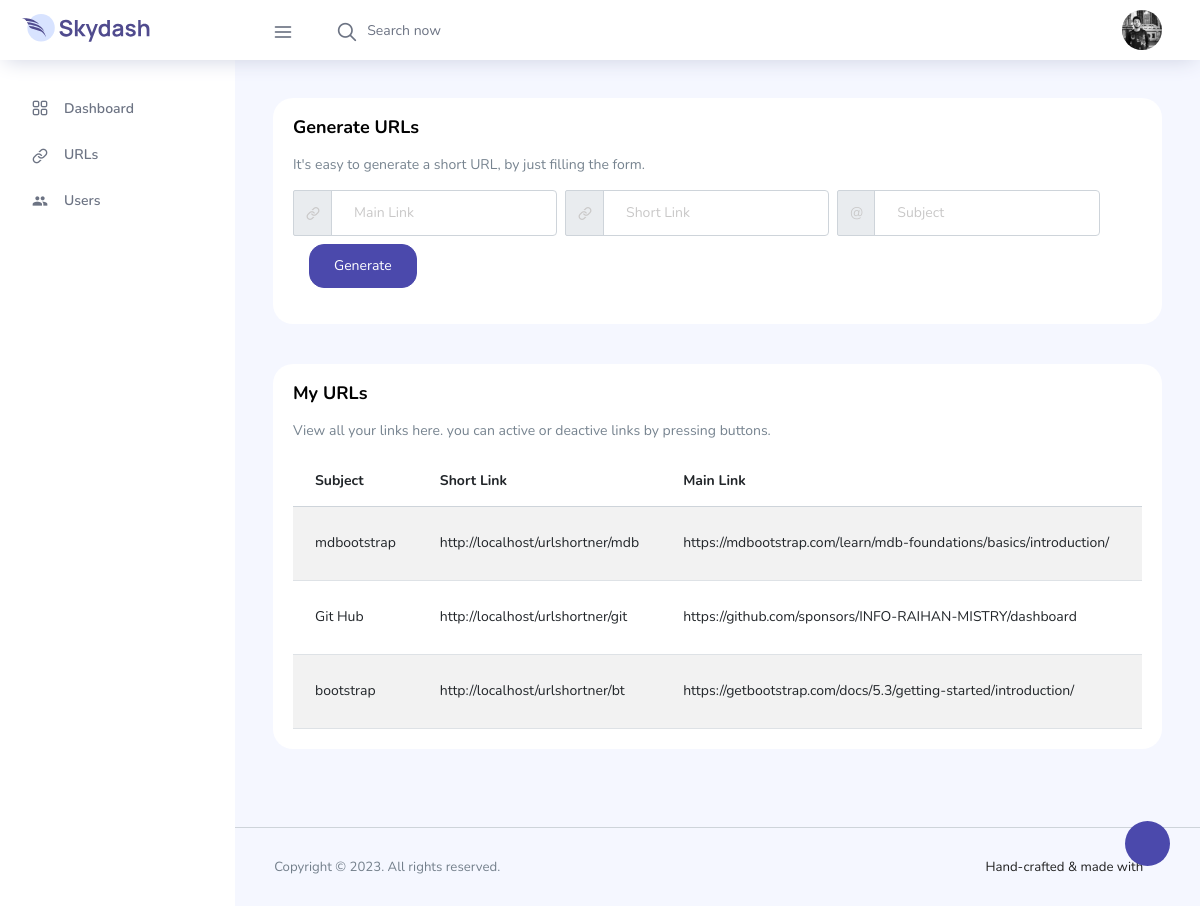
The app's page /admin/urls.php (signed in) with its own data.
### tables this page shows
CREATE TABLE `users` (
  `id` int(250) NOT NULL,
  `name` varchar(100) NOT NULL,
  `email` varchar(250) NOT NULL,
  `image` varchar(250) NOT NULL,
  `password` varchar(100) NOT NULL,
  `cpassword` varchar(100) NOT NULL,
  `date` datetime NOT NULL DEFAULT current_timestamp(),
  `role` varchar(100) NOT NULL DEFAULT 'user'
);

CREATE TABLE `urls` (
  `id` int(250) NOT NULL,
  `email` varchar(250) NOT NULL,
  `main_link` varchar(250) NOT NULL,
  `short` varchar(250) NOT NULL,
  `text` varchar(250) NOT NULL,
  `hit_count` int(250) NOT NULL,
  `status` tinyint(4) NOT NULL DEFAULT 1,
  `date` date NOT NULL DEFAULT current_timestamp()
);

### admin/urls.php (the view, shortened to what this page needs)
<?php
  require_once'./components/header.php';
?>
      <div class="main-panel">
        <div class="content-wrapper">
          <div class="row">
            <div class="col-12 grid-margin stretch-card">
              <div class="card">
                <div class="card-body">
                  <h4 class="card-title">Generate URLs</h4>
                  <p class="card-description">
                    It's easy to generate a short URL, by just filling the form.
                  </p>
                  <form class="form-inline" method="post" action="">
                    <div class="input-group mb-2 mr-sm-2">
                      <div class="input-group-prepend">
                        <div class="input-group-text"><i class="icon-link menu-icon"></i></div>
                      </div>
                      <input type="link" name="main_link" class="form-control" id="inlineFormInputGroupUsername2" placeholder="Main Link">
                    </div>
                    <div class="input-group mb-2 mr-sm-2">
                      <div class="input-group-prepend">
                        <div class="input-group-text"><i class="icon-link menu-icon"></i></div>
                      </div>
                      <input type="link" name="short_link" class="form-control" id="inlineFormInputGroupUsername2" placeholder="Short Link">
                    </div>
                    <div class="input-group mb-2 mr-sm-2">
                      <div class="input-group-prepend">
                        <div class="input-group-text">@</div>
                      </div>
                      <input type="text" name="text" class="form-control" id="inlineFormInputGroupUsername2" placeholder="Subject">
                    </div>
                    <button type="submit" name="generate" class="btn btn-primary mb-3 mx-3">Generate</button>
                  </form>
                </div>
              </div>
            </div>
            <div class="col-lg-12 grid-margin stretch-card">
              <div class="card">
                <div class="card-body">
                  <h4 class="card-title">My URLs</h4>
                  <p class="card-description">
                    View all your links here. you can active or deactive links by pressing buttons.
                  </p>
                  <div class="table-responsive">
                    <table class="table table-striped">
                      <thead>
                        <tr>
                          <th>Subject</th>
                          <th>Short Link</th>
                          <th>Main Link</th>
                          <th>Date</th>
                        </tr>
                      </thead>
                      <tbody>
                        <?php
                          $email = $_SESSION['email'];
                          $selectQuery = mysqli_query($conn, "SELECT * FROM `urls` WHERE email = '$email'");
                          while ($result = mysqli_fetch_assoc($selectQuery)) {
                            ?>
                            <tr>
                              <td><?php echo($result['text']); ?></td>
                              <td>http://localhost/urlshortner/<?php echo($result['short']); ?></td>
                              <td><?php echo($result['main_link']); ?></td>
                              <td><?php echo($result['date']); ?></td>
                            </tr>
                            <?php
                          }
                        ?>
                      </tbody>
                    </table>
                  </div>
                </div>
              </div>
            </div>
          </div>
        </div>
<?php
  require_once'./components/footer.php';
?>

### admin/components/header.php (shortened to what this page needs)
<?php
  include'../connection.php';
  $email = $_SESSION['email'];
  $selectQuery = mysqli_query($conn, "SELECT * FROM `users` WHERE email = '$email'");
  $result = mysqli_fetch_assoc($selectQuery);
?>
<!DOCTYPE html>
<html lang="en">
<head>
  <link rel="stylesheet" href="vendors/feather/feather.css">
  <link rel="stylesheet" href="vendors/ti-icons/css/themify-icons.css">
  <link rel="stylesheet" href="vendors/css/vendor.bundle.base.css">
  <link href="https://cdn.jsdelivr.net/npm/bootstrap@5.3.0-alpha1/dist/css/bootstrap.min.css" rel="stylesheet">
  <link rel="stylesheet" href="vendors/datatables.net-bs4/dataTables.bootstrap4.css">
  <link rel="stylesheet" href="vendors/ti-icons/css/themify-icons.css">
  <link rel="stylesheet" type="text/css" href="js/select.dataTables.min.css">
  <link rel="stylesheet" href="vendors/mdi/css/materialdesignicons.min.css">
  <link rel="stylesheet" href="css/vertical-layout-light/style.css">
</head>
<body>
  <div class="container-scroller">
    <nav class="navbar col-lg-12 col-12 p-0 fixed-top d-flex flex-row">
      <div class="text-center navbar-brand-wrapper d-flex align-items-center justify-content-center">
        <a class="navbar-brand brand-logo mr-5" href="index.html"><img src="images/logo.svg" class="mr-2" alt="logo"/></a>
      </div>
      <div class="navbar-menu-wrapper d-flex align-items-center justify-content-end">
        <button class="navbar-toggler navbar-toggler align-self-center" type="button" data-toggle="minimize">
          <span class="icon-menu"></span>
        </button>
        <ul class="navbar-nav mr-lg-2">
          <li class="nav-item nav-search d-none d-lg-block">
            <div class="input-group">
              <div class="input-group-prepend hover-cursor" id="navbar-search-icon">
                <span class="input-group-text" id="search">
                  <i class="icon-search"></i>
                </span>
              </div>
              <input type="text" class="form-control" id="navbar-search-input" placeholder="Search now" aria-label="search" aria-describedby="search">
            </div>
          </li>
        </ul>
        <ul class="navbar-nav navbar-nav-right">
          <li class="nav-item nav-profile dropdown">
            <a class="nav-link dropdown-toggle" href="#" data-toggle="dropdown" id="profileDropdown">
              <img src="../<?php echo $result['image']; ?>" alt="profile" />
            </a>
          </li>
        </ul>
      </div>
    </nav>
    <div class="container-fluid page-body-wrapper">
      <div class="theme-setting-wrapper">
        <div id="settings-trigger"><i class="ti-settings"></i></div>
      </div>
      <nav class="sidebar sidebar-offcanvas" id="sidebar">
        <ul class="nav">
          <li class="nav-item">
            <a class="nav-link" href="index.php">
              <i class="icon-grid menu-icon"></i>
              <span class="menu-title">Dashboard</span>
            </a>
          </li>
          <li class="nav-item">
            <a class="nav-link" data-toggle="collapse" href="#auth" aria-expanded="false" aria-controls="auth">
              <i class="icon-link menu-icon"></i>
              <span class="menu-title">URLs</span>
              <i class="menu-arrow"></i>
            </a>
          </li>
          <li class="nav-item">
            <a class="nav-link" href="./users.php">
              <i class="mdi mdi-account-multiple menu-icon"></i>
              <span class="menu-title">Users</span>
            </a>
          </li>
        </ul>
      </nav>

### admin/components/footer.php (shortened to what this page needs)
        <footer class="footer border-top">
          <div class="d-sm-flex justify-content-center justify-content-sm-between">
            <span class="text-muted text-center text-sm-left d-block d-sm-inline-block">Copyright © <?php echo date('Y') ?>. All rights reserved.</span>
            <span class="float-none float-sm-right d-block mt-1 mt-sm-0 text-center">Hand-crafted & made with <i class="ti-heart text-danger ml-1"></i></span>
          </div>
        </footer>
      </div>
    </div>
  </div>
</body>
</html>

### records on screen
users: image (picture)
urls: text "mdbootstrap", short "mdb", main_link "https://mdbootstrap.com/learn/mdb-foundations/basics/introduction/"
urls: text "Git Hub", short "git", main_link "https://github.com/sponsors/INFO-RAIHAN-MISTRY/dashboard"
urls: text "bootstrap", short "bt", main_link "https://getbootstrap.com/docs/5.3/getting-started/introduction/"
